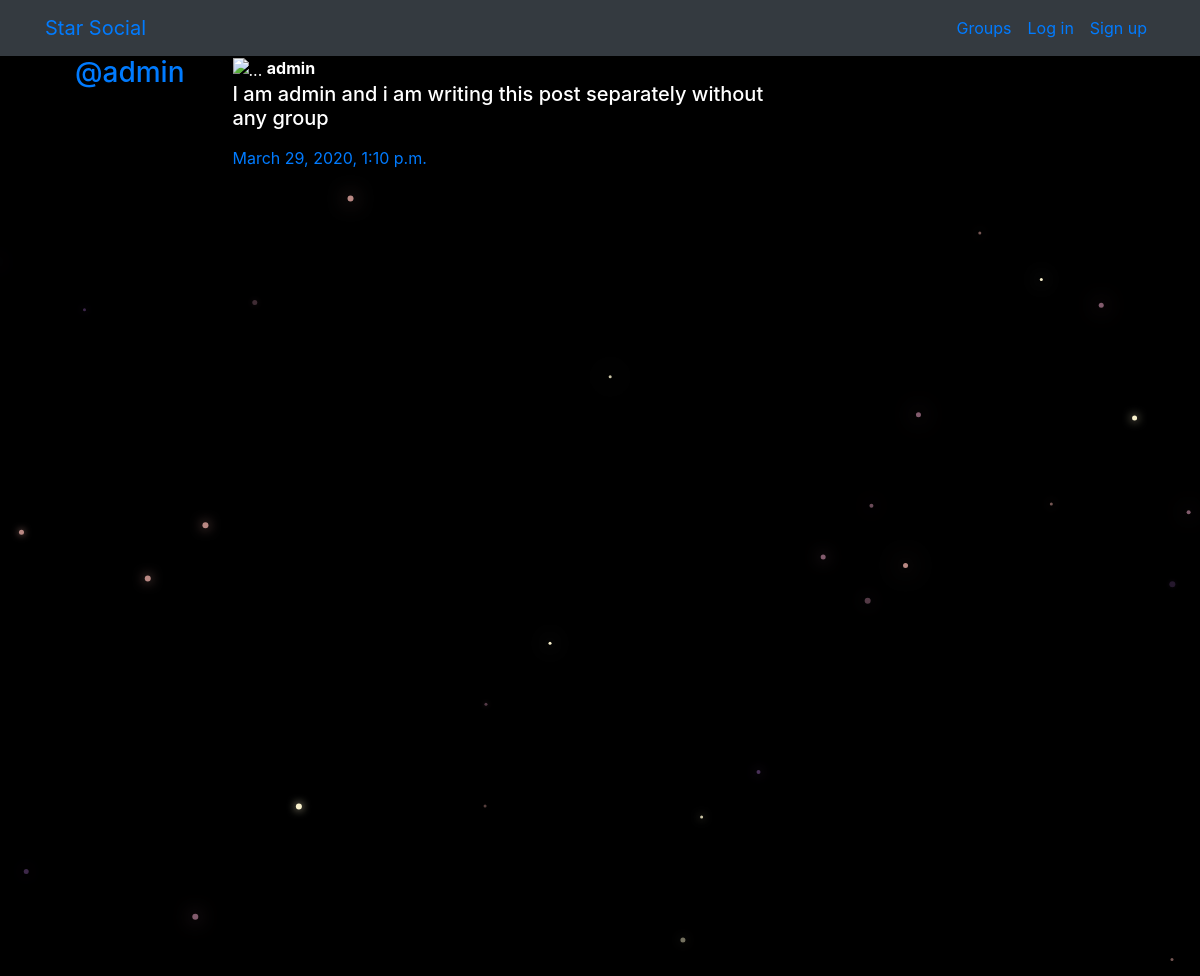
The app's page /posts/by/admin/4/ with its own data.
### posts/models.py (models this page shows, shortened)
class Post(models.Model):
    user = models.ForeignKey(User, related_name="posts",on_delete=models.CASCADE)
    created_at = models.DateTimeField(auto_now=True)
    message = models.TextField()
    message_html = models.TextField(editable=False)
    post_pic = models.ImageField(upload_to = 'posts/images', blank = True, null = True)
    group = models.ForeignKey(Group, related_name="posts",null=True, blank=True,on_delete=models.CASCADE)
    class Meta:
        ordering = ["-created_at"]
        unique_together = ["user", "message"]

### posts/views.py (the view)
# urls.py: path("by/<username>/<int:pk>/",views.PostDetail.as_view(),name="single"),
class PostDetail(SelectRelatedMixin, generic.DetailView):
    model = models.Post
    select_related = ("user", "group")
    def get_queryset(self):
        queryset = super().get_queryset()
        return queryset.filter(
            user__username__iexact=self.kwargs.get("username")
        )

### posts/templates/posts/post_detail.html
{% extends "posts/post_base.html" %}
{% block post_content %}
<div class="col-md-8">
    {% include "posts/_post.html" %}
</div>
{% endblock %}

### posts/templates/posts/_post.html (shortened to what this page needs)
{% load staticfiles %}
<div class="media">
	<h3 class="mr-5"><a href="{% url 'posts:for_user' username=post.user.username %}">@{{ post.user.username }}</a></h3>
	<div class="media-body">
		<img src='media/posts/images/{{ post.post_pic }}' alt="...">
		<strong>{{ post.user.username }}</strong>
		<h5>{{ post.message_html|safe }}</h5>
			<time class="time"><a href="{% url 'posts:single' username=post.user.username pk=post.pk %}">{{ post.created_at }}</a></time>
	</div>
</div>

### static/simplesocial/css/master.css (style rules this page uses)
body { margin: 0; overflow: hidden; background-color: black; color:white; }

### records on screen
Post: user.username "admin", message_html "I am admin and i am writing this post separately without any group", created_at "March 29, 2020, 1:10 p.m."
